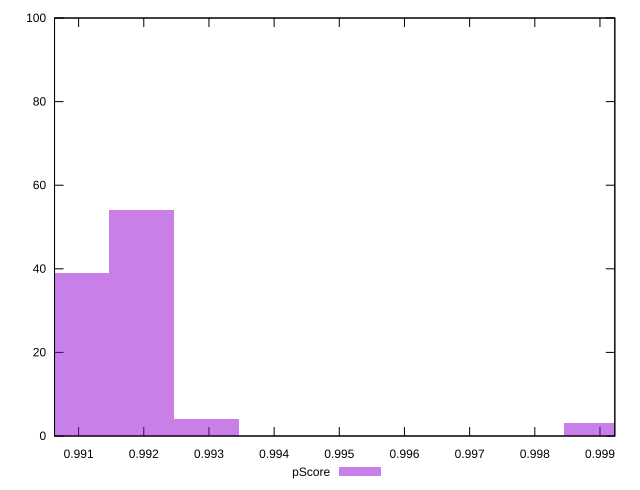

Write the gnuplot code that produced this figure.
reset

$pScore <<EOF
0.9909679124579852 39
0.9919658660455563 54
0.9929638196331272 4
0.9989515411585531 3
EOF

set key outside below
set boxwidth 0.000997953587570982
set xrange [0.9906305482443387:0.9992278959800611]
set yrange [0:100]
set trange [0:100]
set style fill transparent solid 0.5 noborder
set terminal svg size 640, 490 enhanced background rgb 'white'
set output "reports/report_00031_2021-02-24T23-18-18.084Z/first-contentful-paint/samples/agenda/pScore/histogram.svg"

plot $pScore title "pScore" with boxes

reset
